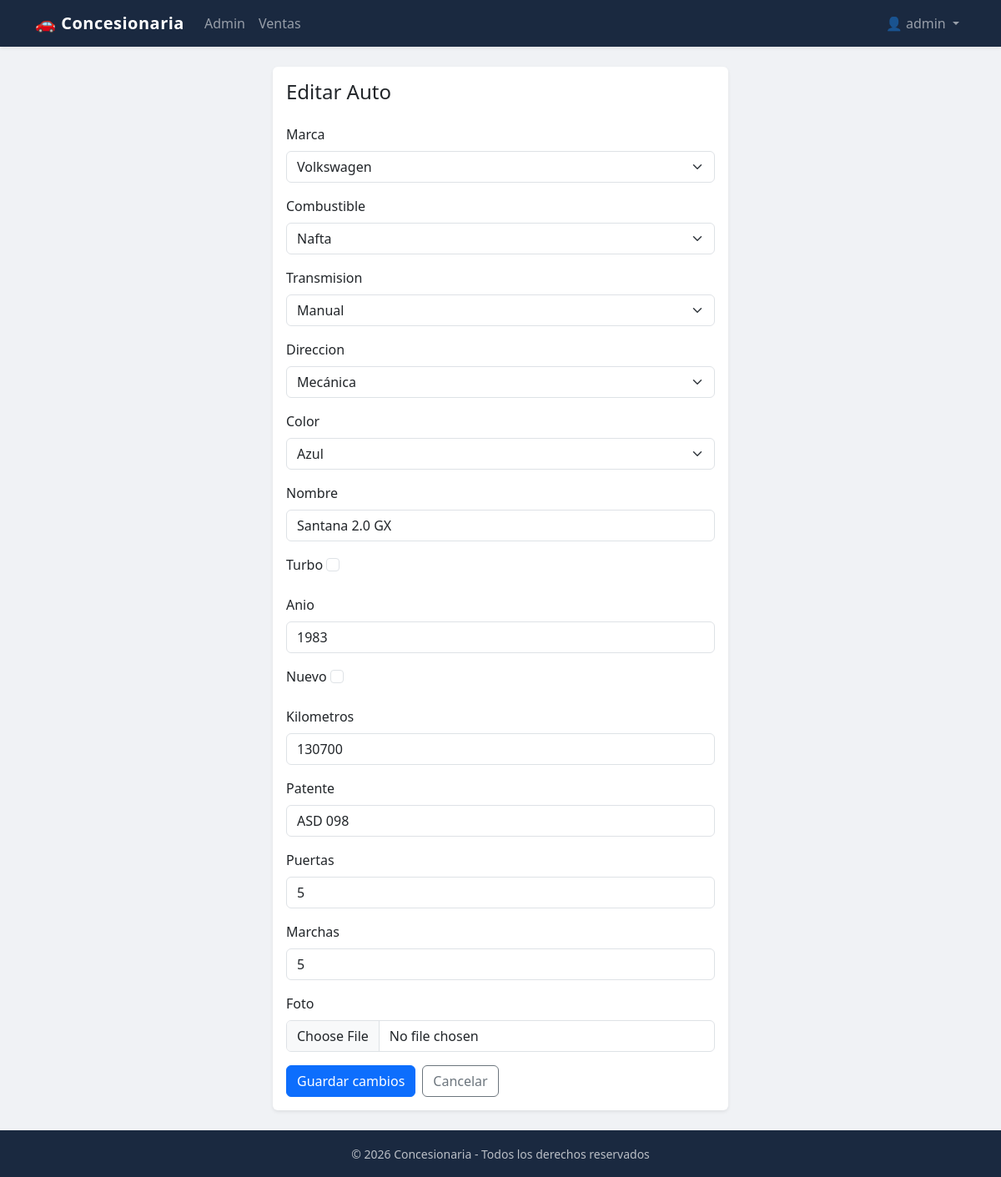
Page /editar/6/ (signed in) on the committed database.
### usuarios/models.py (models this page shows, shortened)
class Persona(AbstractUser):
    telefono = models.CharField(max_length=20, blank=True)
    class Meta:
        verbose_name = 'persona'
        verbose_name_plural = 'personas'

### autos/models.py (models this page shows, shortened)
class Auto(models.Model):
    marca = models.ForeignKey(Marca, on_delete=models.CASCADE)
    combustible = models.ForeignKey(TipoCombustible, on_delete=models.CASCADE)
    transmision = models.ForeignKey(TipoTransmision, on_delete=models.CASCADE)
    direccion = models.ForeignKey(TipoDireccion, on_delete=models.CASCADE)
    color = models.ForeignKey(Color, on_delete=models.CASCADE)
    nombre = models.CharField(max_length=100)
    turbo = models.BooleanField(default=False)
    anio = models.IntegerField()
    nuevo = models.BooleanField(default=True)
    kilometros = models.IntegerField(default=0)
    patente = models.CharField(max_length=20, null=True, blank=True)
    puertas = models.IntegerField(default=4)
    marchas = models.IntegerField(default=5)
    foto = models.ImageField(upload_to='autos/', null=True, blank=True)
    activo = models.BooleanField(default=True)
    class Meta:
        ordering = ['-id']

### autos/views.py (the view)
# urls.py: path('editar/<int:id>/', views.editar_auto, name='editar_auto'),
@login_required
@permission_required('autos.change_auto')
def editar_auto(request, id):
    auto = get_object_or_404(Auto, id=id)
    if request.method == 'POST':
        form = AutoForm(request.POST, request.FILES, instance=auto)
        if form.is_valid():
            form.save()
            return redirect('autos')
    else:
        form = AutoForm(instance=auto)
    return render(request, 'autos/editar_auto.html', {'form': form})

### EFI/context_processors.py (called while the page is built)
def date_context(request):
    date = datetime.now().date()
    return {'fecha': date}

def marca_popular_context(request):
    ventas = cache.get('ventas_marcas')
    lista_marcas = []
    if ventas is None:
        ventas = Venta.objects.filter(activo=True)
        cache.set('ventas_marcas', ventas, 60*15) # Busca marca mas popular cada 15 mins
        print('Nueva cache')
    for venta in ventas:
        lista_marcas.append(venta.auto.marca.nombre)
    if len(lista_marcas) == 0:
        return {'marca_popular': 'Ninguna'}
    marca_popular = Counter(lista_marcas).most_common()[0][0]
    return {'marca_popular': marca_popular}

### autos/models.py (called while the page is built)
    def __str__(self):
        return self.nombre

    def __str__(self):
        return self.nombre

    def __str__(self):
        return self.nombre

    def __str__(self):
        return self.nombre

    def __str__(self):
        return self.nombre

### autos/templates/autos/editar_auto.html (shortened to what this page needs)
{% extends 'autos/base.html' %}
{% block body %}
<div class="row justify-content-center">
    <div class="col-md-8 col-lg-6">
        <div class="card shadow-sm">
            <div class="card-body">
                <h1 class="h4 card-title mb-4">Editar Auto</h1>
                <form method="post" enctype="multipart/form-data">
                    {% for field in form %}
                    <div class="mb-3">
                        <label class="form-label">{{ field.label }}</label>
                        {{ field }}
                    </div>
                    {% endfor %}
                    <div class="d-flex gap-2">
                        <button type="submit" class="btn btn-primary">Guardar cambios</button>
                        <a href="{% url 'autos' %}" class="btn btn-outline-secondary">Cancelar</a>
                    </div>
                </form>
            </div>
        </div>
    </div>
</div>
{% endblock %}

### autos/templates/autos/base.html (shortened to what this page needs)
<!DOCTYPE html>
<html lang="es">
<head>
    <link href="https://cdn.jsdelivr.net/npm/bootstrap@5.3.3/dist/css/bootstrap.min.css" rel="stylesheet">
    {% load static %}
    <link rel="stylesheet" href="{% static 'css/estilos.css' %}">
</head>
<body>
    <nav class="navbar navbar-expand-lg navbar-dark bg-primary shadow-sm">
        <div class="container">
            <a class="navbar-brand" href="{% url 'autos' %}">🚗 Concesionaria</a>
            <div class="collapse navbar-collapse" id="navbarNav">
                <ul class="navbar-nav me-auto">
                    <li class="nav-item">
                        <a class="nav-link" href="{% url 'admin:index' %}">Admin</a>
                    </li>
                    {% if perms.ventas.view_venta %}
                    <li class="nav-item">
                        <a class="nav-link" href="{% url 'ventas' %}">Ventas</a>
                    </li>
                    {% endif %}
                </ul>
                <ul class="navbar-nav">
                    {% if user.is_authenticated %}
                    <li class="nav-item dropdown">
                        <a class="nav-link dropdown-toggle" href="#" role="button" data-bs-toggle="dropdown">
                            👤 {{ user.username }}
                        </a>
                    </li>
                    {% endif %}
                </ul>
            </div>
        </div>
    </nav>
    <main class="container my-4">
        {% block body %}
        {% endblock %}
    </main>
    <footer class="py-3 text-center">
        <small>&copy; {% now "Y" %} Concesionaria - Todos los derechos reservados</small>
    </footer>
</body>
</html>

### static/css/estilos.css (style rules this page uses)
:root { --primary: #1a2940; --primary-light: #2c3e5c; --accent: #c9952e; }
body { background-color: #f0f2f5; font-family: 'Segoe UI', system-ui, -apple-system, sans-serif; min-height: 100vh; display: flex; flex-direction: column; }
.navbar-brand { font-weight: 700; letter-spacing: 0.5px; }
.navbar.bg-primary { background-color: var(--primary) !important; }
.card { border: none; box-shadow: 0 2px 8px rgba(0,0,0,0.08); transition: box-shadow 0.2s; }
footer { background-color: var(--primary); color: rgba(255,255,255,0.7); margin-top: auto; }

### rows in the picture
Persona: username "admin"
Auto: form "Volkswagen" "Nafta" "Manual" "Mecánica" "Azul" "Santana 2.0 GX" "1983" "130700" "ASD 098" "5" "5"

### other values in the picture
{{ field.label }} "Marca" "Combustible" "Transmision" "Direccion" "Color" "Nombre" "Turbo" "Anio" "Nuevo" "Kilometros" "Patente" "Puertas" "Marchas" "Foto"
